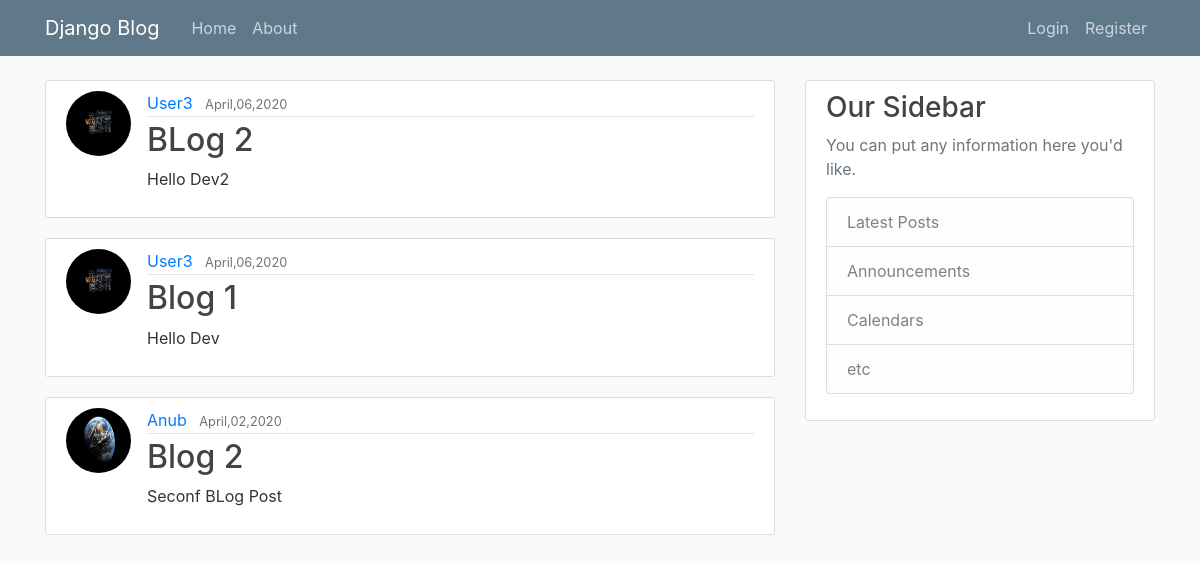
The app's page /, older data.
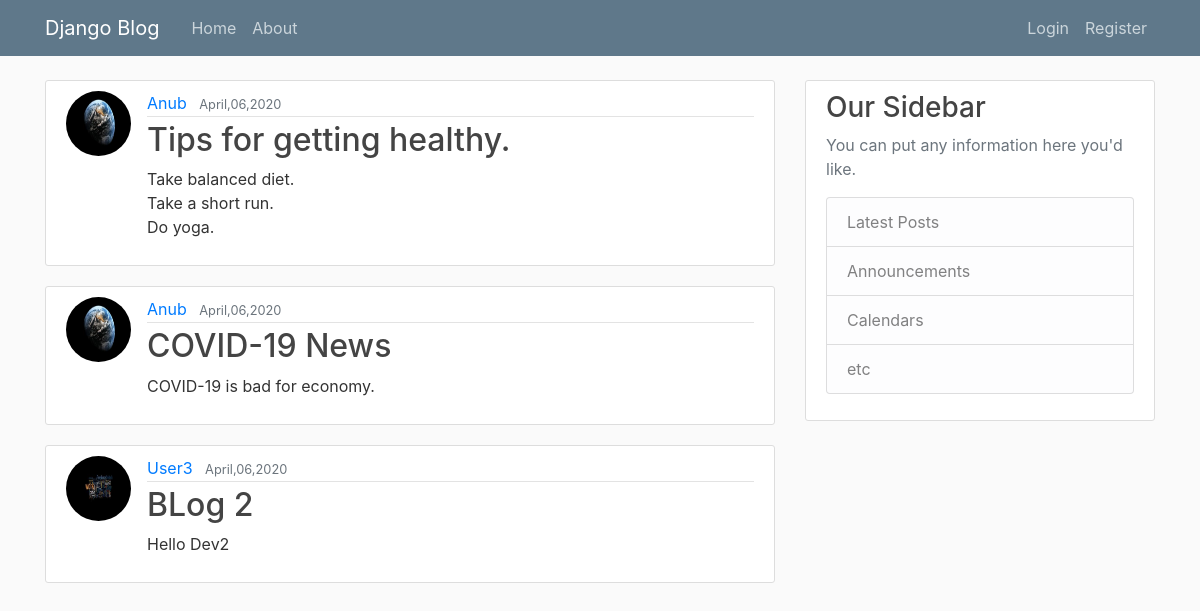
The same page, newer data.
### blog/models.py (models this page shows, shortened)
class Post(models.Model):
    title= models.CharField(max_length=100)
    content= models.TextField()
    date_posted =models.DateTimeField(default=timezone.now)
    author = models.ForeignKey(User,on_delete=models.CASCADE)

### users/models.py (models this page shows, shortened)
class Profile(models.Model):
    user=models.OneToOneField(User,on_delete=models.CASCADE)
    image= models.ImageField(default='default.jpg',upload_to='profile_pics')

### blog/views.py (the view)
# urls.py: path('', PostListView.as_view(), name='blog-home'),
class PostListView(ListView):
    model= Post
    template_name ='blog/home.html'
    context_object_name='posts'
    ordering = ['-date_posted']
    paginate_by = 3

### blog/templates/blog/home.html
{% extends "blog/base.html"%}
{%block content%}
    {% for post in posts%}
        <article class="media content-section"  >
          <img  class="rounded-circle article-img" src="{{post.author.profile.image.url}}"  >
          <div class="media-body">
            <div class="article-metadata">
              <a class="mr-2" href="#">{{ post.author }}</a>
              <small class="text-muted">{{ post.date_posted | date:"F,d,Y"}}</small>
            </div>
            <h2><a class="article-title" href="{%url 'post-detail' post.id %}">{{ post.title }}</a></h2>
            <p class="article-content">{{ post.content }}</p>
          </div>
        </article>
    {% endfor %}
{% endblock content%}

Row changes from the older to the newer data that the page shows:
no longer on this page (row unchanged): Post: author.profile.image (picture), author "User3", date_posted "April,06,2020", title "Blog 1", content "Hello Dev"
no longer on this page (row unchanged): Post: author.profile.image (picture), author "Anub", date_posted "April,02,2020", title "Blog 2", content "Seconf BLog Post"
added Post: author.profile.image (picture), author "Anub", date_posted "April,06,2020", title "Tips for getting healthy.", content "Take balanced diet. Take a short run. Do yoga."
added Post: author.profile.image (picture), author "Anub", date_posted "April,06,2020", title "COVID-19 News", content "COVID-19 is bad for economy."
